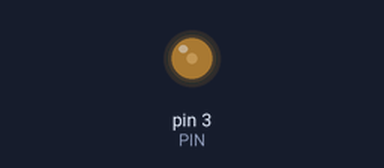
The sketch below on a simulated Arduino Uno, built with avr-gcc and run on an emulated ATmega328P. On the bench: output pins drawn as LEDs (lit = HIGH). Random numbers use the default seed unless the sketch sets one.

Above: at 0.05 s.
At 2.85 s:
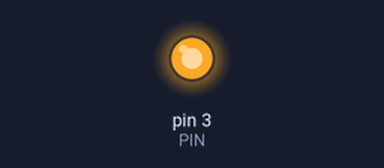
At 11.85 s:
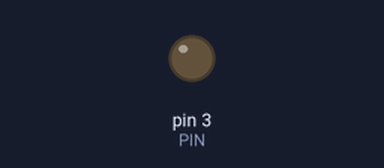
At 23.75 s:
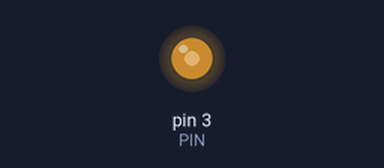
Timing chart, 0 to 30.9 s (numbered marks = the images above):
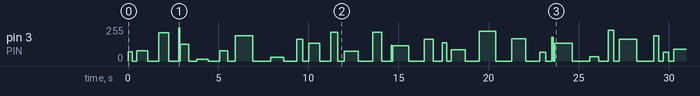

The sketch:

code-analogueWrite.ino
```cpp
/*
  Custom Blink
*/
const int PIN= 3;

const int MIN_WAIT= 15;
const int MAX_WAIT= 1000;

void setup() {
  pinMode(PIN, OUTPUT);

  // Create a random seed based on some value
  randomSeed(analogRead(0));
}

void loop() {
  // Create a random wait value
  int waitTime= random(MIN_WAIT, MAX_WAIT);

  analogWrite(PIN, random(1, 255));
  delay(waitTime);
  analogWrite(PIN, 0);
  delay(waitTime);
}
```
